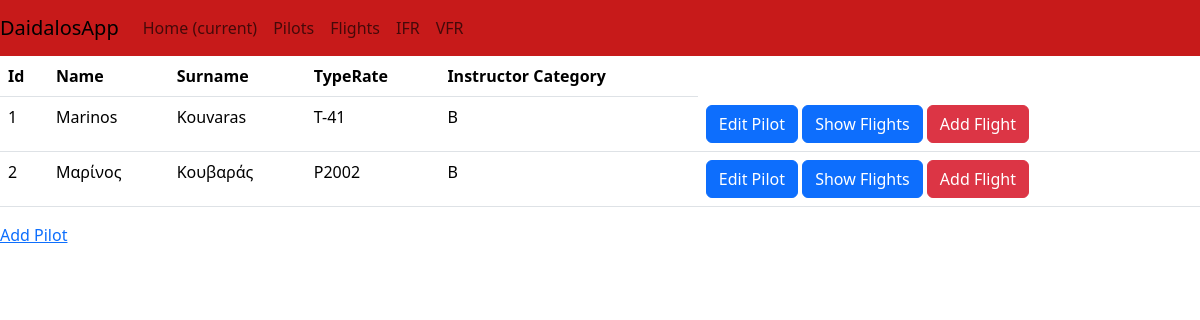
/pilots, run on the app's committed database.
### app/models.py (models this page shows, shortened)
class Pilot(Base):
    __tablename__= 'pilots'
    id: Mapped[int] = mapped_column(primary_key=True)
    name: Mapped[str] = mapped_column(String(30), nullable=False)
    surname: Mapped[str] = mapped_column(String(30), nullable=False)
    typeRate: Mapped[str] = mapped_column(String(30), nullable=False)
    instructorCategory: Mapped[str] = mapped_column(String(2), nullable=False)
    flights: Mapped[List["Flight"]] = relationship(back_populates="pilot")

### app/routes.py (the view)
@app.route('/pilots', methods = ['GET'])
def show_pilots():
    pilots = Pilot.query.all()
    return render_template('pilots.html', pilots=pilots)

### app/__init__.py (called while the page is built)
@app.teardown_appcontext
def shutdown_session(exception=None):
    db_session.remove()

### app/templates/pilots.html
{% extends 'base.html' %}
{% block content %}
<table class="table">
  <thead>
  <tr>
    <th scope="col">Id</th>
    <th scope="col">Name</th>
    <th scope="col">Surname</th>
    <th scope="col">TypeRate</th>
    <th scope="col">Instructor Category</th>
  </tr>
</thead>
<tbody>
{% for pilot in pilots %}
  <tr scope="row">
    <td>{{ pilot.id }}</td>
    <td>{{ pilot.name }}</td>
    <td>{{ pilot.surname }}</td>
    <td>{{ pilot.typeRate }}</td>
    <td>{{ pilot.instructorCategory }} </td>
    <td>
      <a class="btn btn-primary" href="/pilots/{{pilot.id}}">Edit Pilot</a>
      <a class="btn btn-primary" href="{{ url_for('show_pilot_flights', pilot_id=pilot.id) }}">Show Flights</a>
      <a class="btn btn-danger" href = "{{ url_for('insert_flight_form', uid=pilot.id) }}">Add Flight</a>
    </td>
  </tr>
{% endfor %}
</tbody>
</table>
<a href="{{ url_for('insert_pilot') }}">Add Pilot</a>
{% endblock %}

### data on the page
Pilot: id "1", name "Marinos", surname "Kouvaras", typeRate "T-41", instructorCategory "B"
Pilot: id "2", name "Μαρίνος", surname "Κουβαράς", typeRate "P2002", instructorCategory "B"
